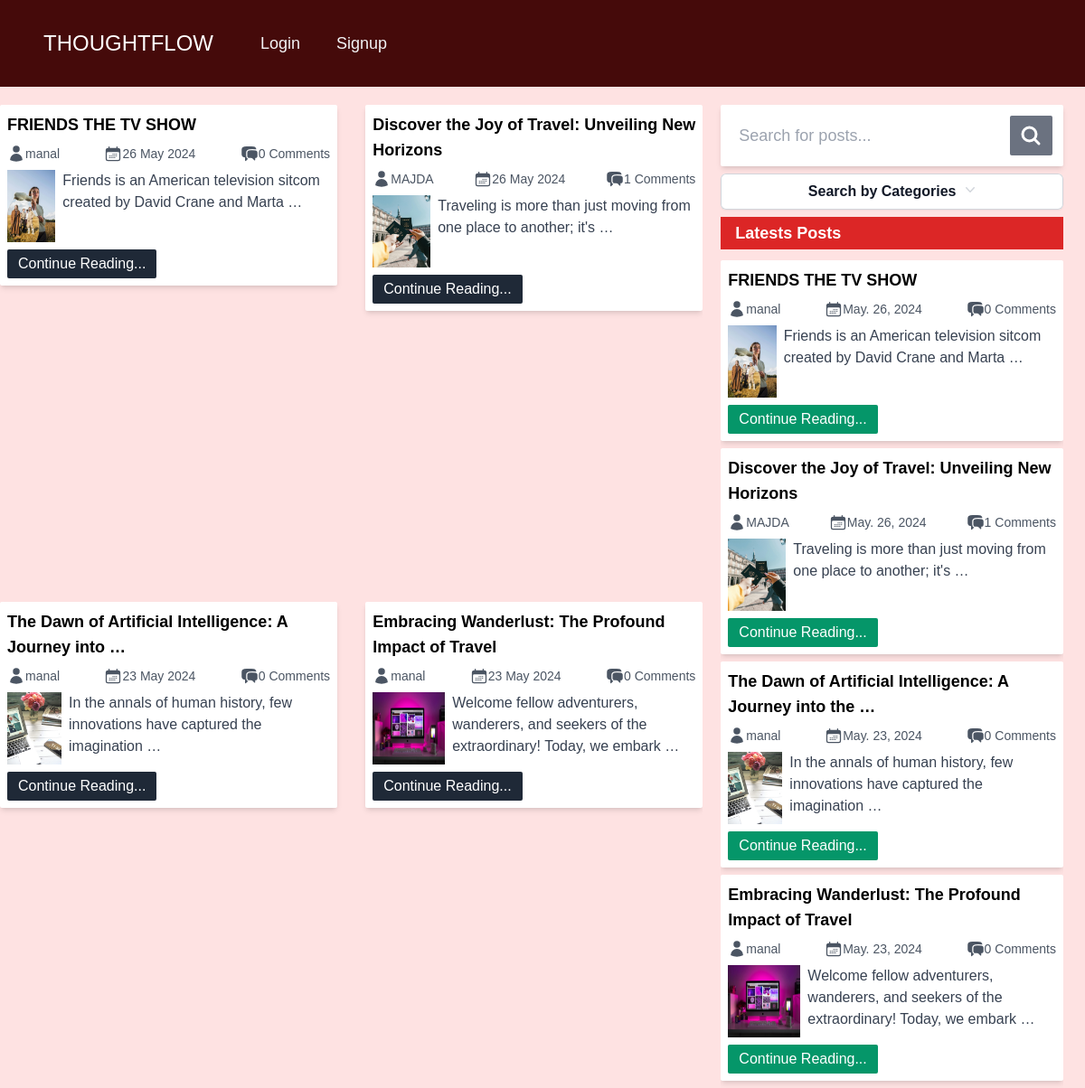
The page / on the database its author committed.
### base/models.py (models this page shows, shortened)
class Post(models.Model):
    id = models.UUIDField(primary_key=True, max_length=15, editable=False, default=uuid.uuid4)
    title = models.CharField(max_length=250)
    slug = models.SlugField(max_length=300, unique_for_date='created',
    null = True, blank=True)
    author = models.ForeignKey(User, on_delete=models.CASCADE)
    body = models.TextField()
    image = models.ImageField(upload_to='bg_img/', default='default_bg_img.jpg')
    category = models.CharField(max_length=100)
    created = models.DateTimeField(auto_now_add=True)
    updated = models.DateTimeField(auto_now=True)
    @property
    def images_url(self):
        try:
            if self.image and hasattr(self.image, 'url'):
                return self.image.url
        except Exception as e:
            return None
    class Meta:
        ordering = ['-created']
        indexes = [models.Index(fields=['created'])]

### base/views.py (the view)
# urls.py: 2. Add a URL to urlpatterns:  path('', views.home, name='home')
def home(request):
    filter_query = request.GET.get('search', '')
    query = Q(title__icontains=filter_query) | Q(author__username__icontains=filter_query) | Q(category__icontains=filter_query) | Q(body__icontains=filter_query)
    posts = Post.objects.filter(query)
    recent_posts = Post.objects.all()[:5]
    categ = Category.objects.all()
    context = {
        'posts': posts,
        'categ': categ,
        'recent_posts': recent_posts,
    }
    if request.user.is_authenticated:
        try:
            profile = Userprofile.objects.get(person=request.user)
            context['profile'] = profile
        except Userprofile.DoesNotExist:
            pass
    return render(request, 'index.html', context)

### base/models.py (called while the page is built)
    def __str__(self) -> str:
        return self.title

### base/templates/index.html (shortened to what this page needs)
{% load static %}
<!DOCTYPE html>
<html lang="en">
  <head>
    <link rel="stylesheet" href="{% static 'style.css' %}" />
    <link rel="stylesheet" href="{% static 'navbar.css' %}" />
    <link rel="stylesheet" href="{% static 'post.css' %}" />
  </head>
  <body class="h-14 bg-red-100">
    <nav class="bg-red-950 p-4">
      <div class="mx-auto max-w-7xl px-4 sm:px-6 lg:px-8">
          <div class="flex h-16 items-center justify-between">
              <div class="flex items-center">
                  <div class="flex-shrink-0">
                      <a class="text-2xl text-white" href="{% url 'home' %}">THOUGHTFLOW</a>
                  </div>
                  <div class="hidden md:block">
                      <div class="ml-10 flex items-baseline space-x-4">
                          {% if user.is_authenticated %}
                          <a href="{% url 'create_post' %}" class="text-gray-100 hover:bg-gray-700 hover:text-white rounded-md px-3 py-2 text-lg font-medium create-post-btn hover-crayon" aria-current="page">Create Post</a>
                          {% else %}
                          <a href="{% url 'login' %}" class="text-gray-100 hover:bg-gray-700 hover:text-white rounded-md px-3 py-2 text-lg font-medium">Login</a>
                          <a href="{% url 'register' %}" class="text-gray-100 hover:bg-gray-700 hover:text-white rounded-md px-3 py-2 text-lg font-medium">Signup</a>
                          {% endif %}
                      </div>
                  </div>
              </div>
          </div>
      </div>
    </nav>
    <main
      class="mt-5 grid grid-cols-1 md:grid-cols-2 lg:grid-cols-3 gap-5 md:w-[98%] md:h-[80vh]"
    >
      <section
        class="flex justify-between flex-wrap gap-3 col-span-1 lg:col-span-2 md:overflow-y-scroll scrollbar-hide"
      >
        {% for post in posts %}
        <div
          class="w-full h-fit lg:w-[48%] rounded-sm shadow-md bg-white flex flex-col p-2"
        >
          <h2 class="font-semibold text-lg">
            {{ post.title|truncatewords:8 }}
          </h2>
          <div class="w-full py-2 text-sm text-gray-600 flex justify-between">
            <div class="flex">
              <a href="{% url 'profile' post.author.username post.author.id%}"
                >{{ post.author }}</a
              >
            </div>
            <div class="flex">
              <p>{{ post.created|date:"d M Y" }}</p>
            </div>
            <div class="flex">
              <p>{{ post.comments.count }} Comments</p>
            </div>
          </div>
          <div class="w-full flex gap-2 justify-between">
            <img
              class="w-20 h-20"
              src="{{post.images_url|default_if_none:'images/bg_img/default_bg_img.jpg'}}"
              alt=""
              srcset=""
            />
            <p class="text-left text-gray-700">
              {{ post.body|truncatewords:12 }}
            </p>
          </div>
              {% if user.is_authenticated %}
              <a
                href="{{ post.get_absolute_url }}"
                class="w-fit mt-2 text-white bg-gray-800 px-3 py-1 rounded-sm"
                >Continue Reading...</a
              >
              {% else %}
              <a
                href="{% url 'login' %}"
                class="w-fit mt-2 text-white bg-gray-800 px-3 py-1 rounded-sm"
                >Continue Reading...</a
              >
              {% endif %}
        </div>
        {% empty %}
        <h1 class="text-red-500 font-bold text-5xl">
          No posts found in this category..
        </h1>
        {% endfor %}
      </section>
      <section class="order-first md:order-last flex flex-col">
        <form
          class="bg-white p-3 rounded-sm flex justify-between gap-1 shadow-md"
          action=""
          method="get"
        >
          <input
            type="text"
            required
            name="search"
            class="w-full p-2 rounded-lg focus:outline-gray-200 text-lg"
            placeholder="Search for posts..."
          />
          <button
            type="submit"
            class="bg-gray-500 w-14 flex justify-center items-center rounded-sm text-white"
          >
            <svg
              xmlns="http://www.w3.org/2000/svg"
              fill="none"
              viewBox="0 0 24 24"
              stroke-width="3.0"
              stroke="currentColor"
              class="w-6 h-6"
            >
              <path
                stroke-linecap="round"
                stroke-linejoin="round"
                d="M21 21l-5.197-5.197m0 0A7.5 7.5 0 105.196 5.196a7.5 7.5 0 0010.607 10.607z"
              />
            </svg>
          </button>
        </form>
        <div class="my-2 relative float-right inline-block text-left">
          <div>
            <button
              type="button"
              class="inline-flex w-full justify-center gap-x-1.5 rounded-md bg-white px-3 py-2 text-md font-semibold text-gray-900 shadow-sm ring-1 ring-inset ring-gray-300 hover:bg-gray-50"
              id="categories-menu-button"
              aria-expanded="true"
              aria-haspopup="true"
            >
              Search by Categories
              <svg
                class="-mr-1 h-5 w-5 text-gray-300"
                viewBox="0 0 20 20"
                fill="currentColor"
                aria-hidden="true"
              >
                <path
                  fill-rule="evenodd"
                  d="M5.23 7.21a.75.75 0 011.06.02L10 11.168l3.71-3.938a.75.75 0 111.08 1.04l-4.25 4.5a.75.75 0 01-1.08 0l-4.25-4.5a.75.75 0 01.02-1.06z"
                  clip-rule="evenodd"
                />
              </svg>
            </button>
          </div>
        </div>
        <div class="hidden md:flex flex-col relative">
          <h1
            class="bg-red-600 text-lg font-bold px-4 mb-1 py-1 text-white capitalize"
          >
            Latests Posts
          </h1>
          <div class="lg:h-[55vh] overflow-y-scroll scrollbar-hide">
            {% for post in recent_posts %}
            <div
              class="w-full my-2 h-fit rounded-sm shadow-md bg-white flex flex-col p-2"
            >
              <h2 class="font-semibold text-lg">
                {{ post.title|truncatewords:9 }}
              </h2>
              <div
                class="w-full py-2 text-sm text-gray-600 flex justify-between"
              >
                <div class="flex">
                  <a
                    href="{% url 'profile' post.author.username post.author.id %}"
                    >{{ post.author }}</a
                  >
                </div>
                <div class="flex">
                  <p>{{ post.created|date:"M. d, Y" }}</p>
                </div>
                <div class="flex">
                  <p>{{ post.comments.count }} Comments</p>
                </div>
              </div>
              <div class="w-full flex gap-2 justify-between">
                <img
                  class="w-20 h-20"
                  src="{{post.images_url|default_if_none:'images/bg_img/default_bg_img.jpg'}}"
                  alt=""
                  srcset=""
                />
                <p class="text-left text-gray-700">
                  {{ post.body|truncatewords:12 }}
                </p>
              </div>
              {% if user.is_authenticated %}
              <a
                href="{{ post.get_absolute_url }}"
                class="w-fit mt-2 text-white bg-emerald-600 px-3 py-1 rounded-sm"
                >Continue Reading...</a
              >
              {% else %}
              <a
                href="{% url 'login' %}"
                class="w-fit mt-2 text-white bg-emerald-600 px-3 py-1 rounded-sm"
                >Continue Reading...</a
              >
              {% endif %}
            </div>
            {% endfor %}
          </div>
        </div>
      </section>
    </main>
  </body>
</html>

### THOUGHTFLOW_blog/static/navbar.css (style rules this page uses)
body { margin: 0; font-family: Arial, sans-serif; }

### rows shown on the page
Post: title "FRIENDS THE TV SHOW", author "manal", created "26 May 2024", comments.count "0", images_url (picture), body "Friends is an American television sitcom created by David Crane and Marta …", created "May. 26, 2024"
Post: title "Discover the Joy of Travel: Unveiling New Horizons", author "MAJDA", created "26 May 2024", comments.count "1", images_url (picture), body "Traveling is more than just moving from one place to another; it's …", created "May. 26, 2024"
Post: title "The Dawn of Artificial Intelligence: A Journey into …", author "manal", created "23 May 2024", comments.count "0", images_url (picture), body "In the annals of human history, few innovations have captured the imagination …", title "The Dawn of Artificial Intelligence: A Journey into the …", created "May. 23, 2024"
Post: title "Embracing Wanderlust: The Profound Impact of Travel", author "manal", created "23 May 2024", comments.count "0", images_url (placeholder picture), body "Welcome fellow adventurers, wanderers, and seekers of the extraordinary! Today, we embark …", created "May. 23, 2024"
